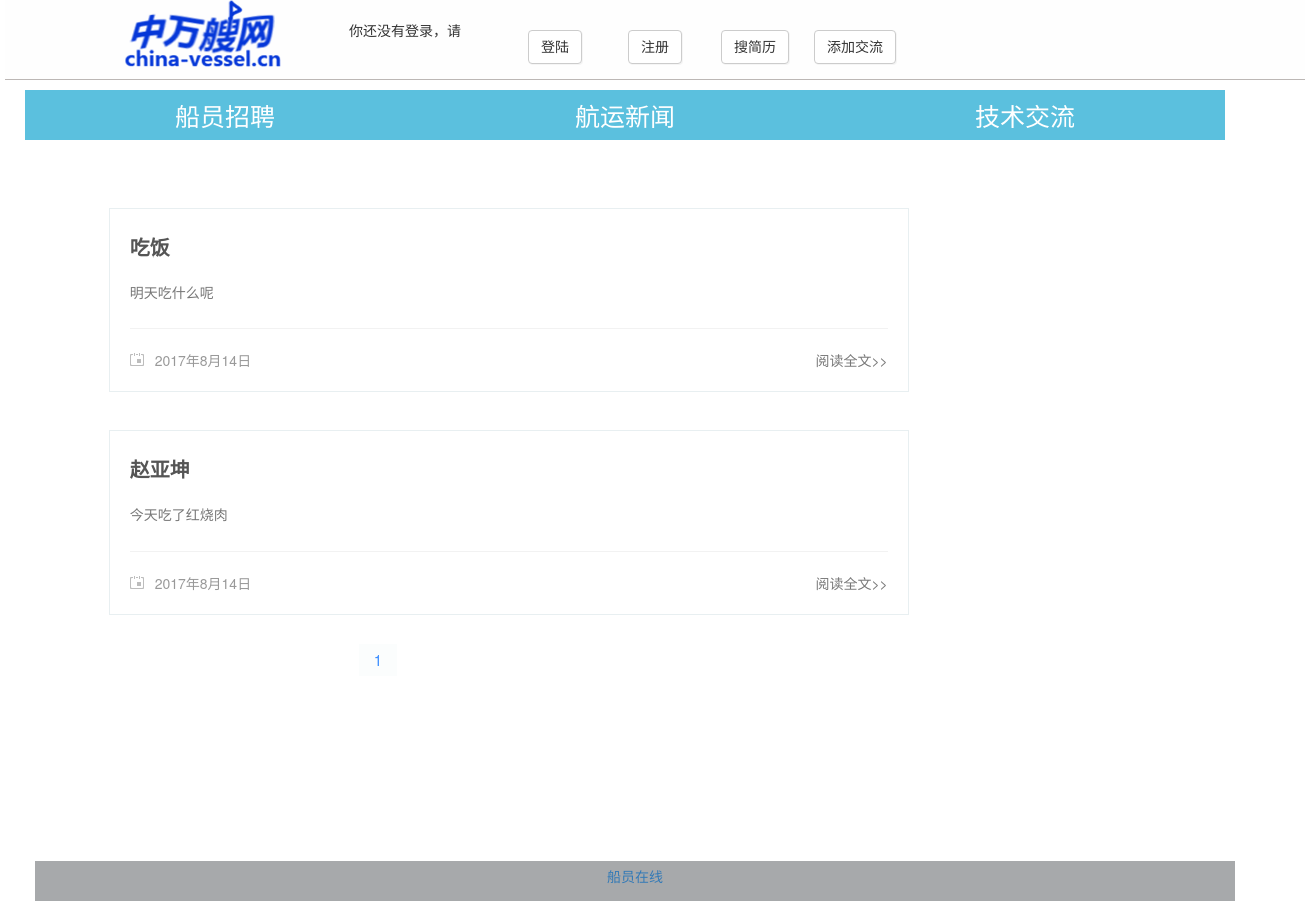
The page /archive/2017/8 on the database its author committed.
### users/models.py (models this page shows, shortened)
class Article(models.Model):
    objects = ArticleManage()
    title = models.CharField('标题', max_length=70)
    body = models.TextField(' 正文')
    created_time = models.DateTimeField('创建时间', null=True, auto_now_add=True)
    last_modified_time = models.DateTimeField('修改时间',auto_now_add=True)
    status = models.CharField('文章状态', max_length=1)
    abstract = models.CharField('摘要', max_length=54, blank=True, null=True, help_text="可选，如若为空将摘取正文的前54个字符")
    class Meta:
        ordering = ['-last_modified_time']

### users/views.py (the view)
# urls.py: url(r'^archive/(?P<year>\d+)/(?P<month>\d+)$', views.ArchiveView.as_view(), name='archive'),
class ArchiveView(ListView):
    template_name = "news/news_list.html"
    context_object_name = "article_list"
    def get_queryset(self):  # 接收从url传递的year和month参数，转为int类型
        year = int(self.kwargs['year'])
        month = int(self.kwargs['month'])  # 按照year和month过滤文章
        article_list = Article.objects.filter(created_time__year=year, created_time__month=month)
        for article in article_list:
            article.body = markdown2.markdown(article.body, extras=['fenced-code-blocks'], )
        return article_list
    def get_context_data(self, **kwargs):
        return super(ArchiveView, self).get_context_data(**kwargs)

### users/templatetags/paginate_tags.py (called while the page is built)
def get_right(current_page, right, num_pages):
    if current_page == num_pages:
        return []
    return [i + 1 for i in range(current_page, current_page + right - 1)
            if i < num_pages - 1]

### templates/news/news_list.html (shortened to what this page needs)
{% extends 'base.html' %}
{% block content %}
<head>
</head>
<body>
<div class="container">
        <div class="row">
            <div class="col-lg-9">
                <div id="bd" class="wrp clear-fix">
                    <div id="main">
                        {% load paginate_tags %}
                        {% for article in article_list %}
                            <div class="post">
                                <div class="post-hd">
                                    <h1 class="title">
                                        <a href="{% url 'users:detail' article.pk %}">{{ article.title }}</a> </h1>
                                </div>
                                <div class="post-bd">
                                    <h5>{{ article.body |safe|truncatechars:40 }}</h5>
                                </div>
                                <div class="post-ft">
                                    <a href="{% url 'users:detail' article.id %}" class="more">阅读全文>></a>
                                    <i class="icon-date"></i>
                                    <span class="date">{{ article.last_modified_time|date:"Y年n月d日" }}</span>
                                </div>
                            </div>
                        {% endfor %}
                        {% include 'news/pagination.html' %}
                    </div>
                </div>
            </div>
            <div class="col-lg-3">
            </div>
        </div>
</div>
</body>
</html>
{% endblock %}

### rows shown on the page
Article: title "吃饭", body "明天吃什么呢", last_modified_time "2017年8月14日"
Article: title "赵亚坤", body "今天吃了红烧肉", last_modified_time "2017年8月14日"
